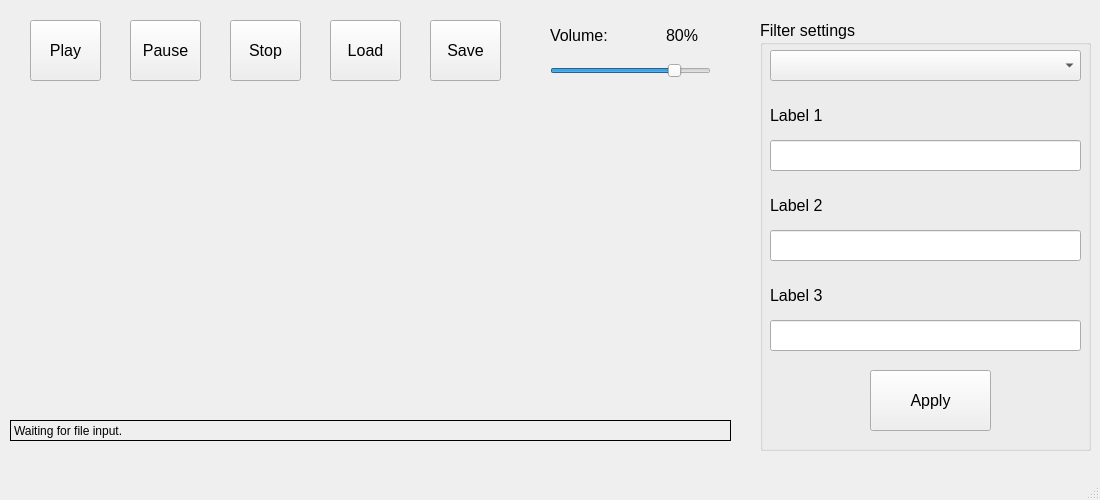
<?xml version="1.0" encoding="UTF-8"?>
<ui version="4.0">
 <class>MainWindow</class>
 <widget class="QMainWindow" name="MainWindow">
  <property name="geometry">
   <rect>
    <x>0</x>
    <y>0</y>
    <width>1100</width>
    <height>500</height>
   </rect>
  </property>
  <property name="windowTitle">
   <string>MainWindow</string>
  </property>
  <widget class="QWidget" name="centralwidget">
   <widget class="QPushButton" name="playButton">
    <property name="geometry">
     <rect>
      <x>30</x>
      <y>20</y>
      <width>71</width>
      <height>61</height>
     </rect>
    </property>
    <property name="font">
     <font>
      <pointsize>12</pointsize>
     </font>
    </property>
    <property name="text">
     <string>Play</string>
    </property>
   </widget>
   <widget class="QPushButton" name="pauseButton">
    <property name="geometry">
     <rect>
      <x>130</x>
      <y>20</y>
      <width>71</width>
      <height>61</height>
     </rect>
    </property>
    <property name="font">
     <font>
      <pointsize>12</pointsize>
     </font>
    </property>
    <property name="text">
     <string>Pause</string>
    </property>
   </widget>
   <widget class="QPushButton" name="stopButton">
    <property name="geometry">
     <rect>
      <x>230</x>
      <y>20</y>
      <width>71</width>
      <height>61</height>
     </rect>
    </property>
    <property name="font">
     <font>
      <pointsize>12</pointsize>
     </font>
    </property>
    <property name="text">
     <string>Stop</string>
    </property>
   </widget>
   <widget class="QPushButton" name="loadButton">
    <property name="geometry">
     <rect>
      <x>330</x>
      <y>20</y>
      <width>71</width>
      <height>61</height>
     </rect>
    </property>
    <property name="font">
     <font>
      <pointsize>12</pointsize>
     </font>
    </property>
    <property name="text">
     <string>Load</string>
    </property>
   </widget>
   <widget class="QSlider" name="volumeSlider">
    <property name="geometry">
     <rect>
      <x>550</x>
      <y>61</y>
      <width>161</width>
      <height>20</height>
     </rect>
    </property>
    <property name="layoutDirection">
     <enum>Qt::LeftToRight</enum>
    </property>
    <property name="maximum">
     <number>100</number>
    </property>
    <property name="value">
     <number>80</number>
    </property>
    <property name="orientation">
     <enum>Qt::Horizontal</enum>
    </property>
   </widget>
   <widget class="QLabel" name="volumeLabel">
    <property name="geometry">
     <rect>
      <x>550</x>
      <y>10</y>
      <width>91</width>
      <height>51</height>
     </rect>
    </property>
    <property name="font">
     <font>
      <pointsize>12</pointsize>
     </font>
    </property>
    <property name="text">
     <string>Volume: </string>
    </property>
    <property name="textInteractionFlags">
     <set>Qt::LinksAccessibleByMouse</set>
    </property>
   </widget>
   <widget class="QLabel" name="volumeValueLabel">
    <property name="geometry">
     <rect>
      <x>666</x>
      <y>10</y>
      <width>61</width>
      <height>51</height>
     </rect>
    </property>
    <property name="font">
     <font>
      <pointsize>12</pointsize>
     </font>
    </property>
    <property name="text">
     <string>80%</string>
    </property>
    <property name="textInteractionFlags">
     <set>Qt::LinksAccessibleByMouse|Qt::TextEditable</set>
    </property>
   </widget>
   <widget class="MplWidget" name="MplWidget" native="true">
    <property name="geometry">
     <rect>
      <x>10</x>
      <y>90</y>
      <width>721</width>
      <height>331</height>
     </rect>
    </property>
   </widget>
   <widget class="QLabel" name="statusLabel">
    <property name="geometry">
     <rect>
      <x>10</x>
      <y>420</y>
      <width>721</width>
      <height>21</height>
     </rect>
    </property>
    <property name="frameShape">
     <enum>QFrame::Panel</enum>
    </property>
    <property name="text">
     <string>Waiting for file input.</string>
    </property>
    <property name="textInteractionFlags">
     <set>Qt::LinksAccessibleByMouse|Qt::TextEditable</set>
    </property>
   </widget>
   <widget class="QGroupBox" name="filterSettingsBox">
    <property name="geometry">
     <rect>
      <x>760</x>
      <y>20</y>
      <width>331</width>
      <height>431</height>
     </rect>
    </property>
    <property name="font">
     <font>
      <pointsize>12</pointsize>
     </font>
    </property>
    <property name="title">
     <string>Filter settings</string>
    </property>
    <widget class="QComboBox" name="filterList">
     <property name="geometry">
      <rect>
       <x>10</x>
       <y>30</y>
       <width>311</width>
       <height>31</height>
      </rect>
     </property>
     <property name="currentText">
      <string/>
     </property>
     <property name="placeholderText">
      <string>filter name</string>
     </property>
    </widget>
    <widget class="QLabel" name="filterParamLabel1">
     <property name="geometry">
      <rect>
       <x>10</x>
       <y>80</y>
       <width>311</width>
       <height>31</height>
      </rect>
     </property>
     <property name="text">
      <string>Label 1</string>
     </property>
    </widget>
    <widget class="QLineEdit" name="filterParamValue1">
     <property name="geometry">
      <rect>
       <x>10</x>
       <y>120</y>
       <width>311</width>
       <height>31</height>
      </rect>
     </property>
    </widget>
    <widget class="QLineEdit" name="filterParamValue2">
     <property name="geometry">
      <rect>
       <x>10</x>
       <y>210</y>
       <width>311</width>
       <height>31</height>
      </rect>
     </property>
    </widget>
    <widget class="QLabel" name="filterParamLabel2">
     <property name="geometry">
      <rect>
       <x>10</x>
       <y>170</y>
       <width>311</width>
       <height>31</height>
      </rect>
     </property>
     <property name="text">
      <string>Label 2</string>
     </property>
    </widget>
    <widget class="QLineEdit" name="filterParamValue3">
     <property name="geometry">
      <rect>
       <x>10</x>
       <y>300</y>
       <width>311</width>
       <height>31</height>
      </rect>
     </property>
    </widget>
    <widget class="QLabel" name="filterParamLabel3">
     <property name="geometry">
      <rect>
       <x>10</x>
       <y>260</y>
       <width>311</width>
       <height>31</height>
      </rect>
     </property>
     <property name="text">
      <string>Label 3</string>
     </property>
    </widget>
    <widget class="QPushButton" name="applyButton">
     <property name="geometry">
      <rect>
       <x>110</x>
       <y>350</y>
       <width>121</width>
       <height>61</height>
      </rect>
     </property>
     <property name="text">
      <string>Apply</string>
     </property>
    </widget>
   </widget>
   <widget class="QPushButton" name="saveButton">
    <property name="geometry">
     <rect>
      <x>430</x>
      <y>20</y>
      <width>71</width>
      <height>61</height>
     </rect>
    </property>
    <property name="font">
     <font>
      <pointsize>12</pointsize>
     </font>
    </property>
    <property name="text">
     <string>Save</string>
    </property>
   </widget>
  </widget>
  <widget class="QMenuBar" name="menubar">
   <property name="geometry">
    <rect>
     <x>0</x>
     <y>0</y>
     <width>1100</width>
     <height>22</height>
    </rect>
   </property>
  </widget>
  <widget class="QStatusBar" name="statusbar"/>
 </widget>
 <customwidgets>
  <customwidget>
   <class>MplWidget</class>
   <extends>QWidget</extends>
   <header>mplwidget.h</header>
   <container>1</container>
  </customwidget>
 </customwidgets>
 <resources/>
 <connections/>
</ui>
